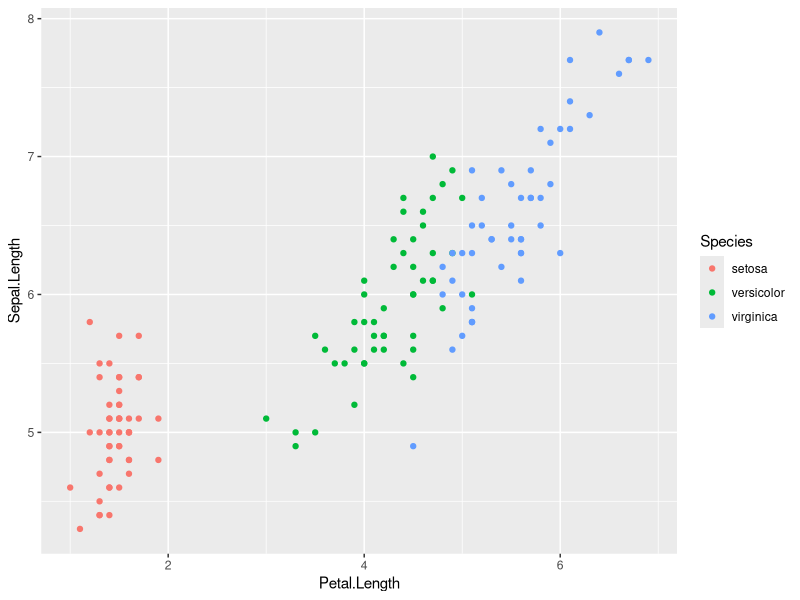
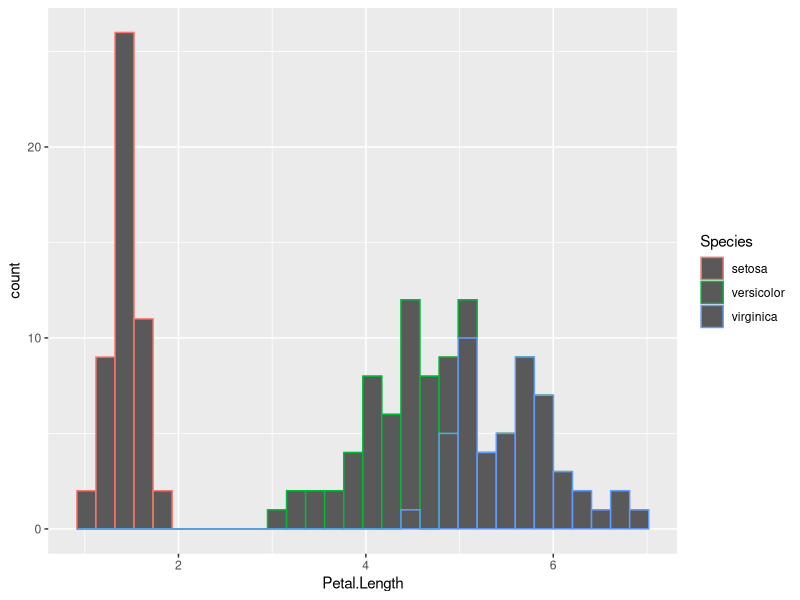
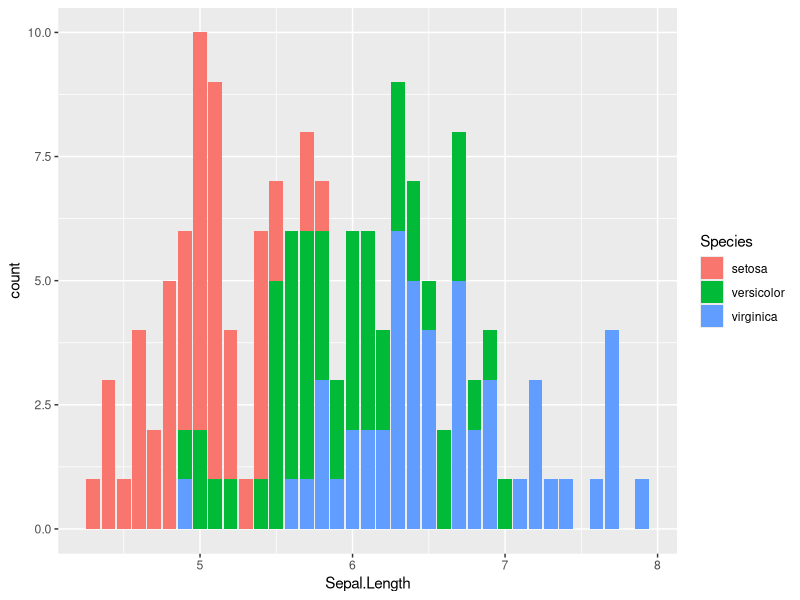

Here is the R script that generated these plots, in order:
library(ggplot2)
iris 
head(iris)

ggplot(iris, aes(y=Sepal.Length, x=Petal.Length, color=Species)) + geom_point() 

#ugly histogram
ggplot(iris, aes(x=Petal.Length, color=Species)) + geom_histogram()

#barplot
ggplot(iris, aes(x = Sepal.Length, fill = Species )) + geom_bar()

